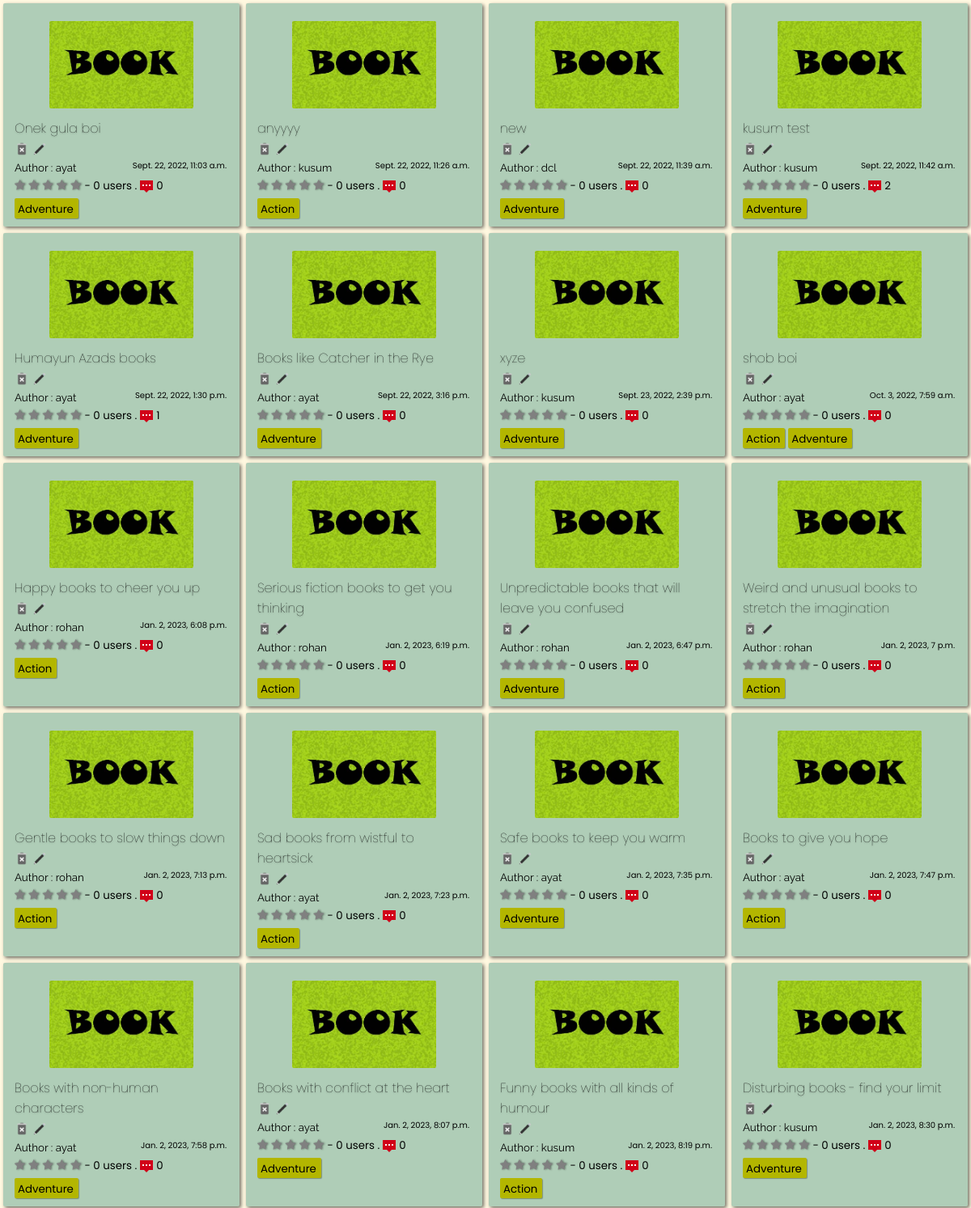
Before: /home/book/ (upper part) with the older database file.
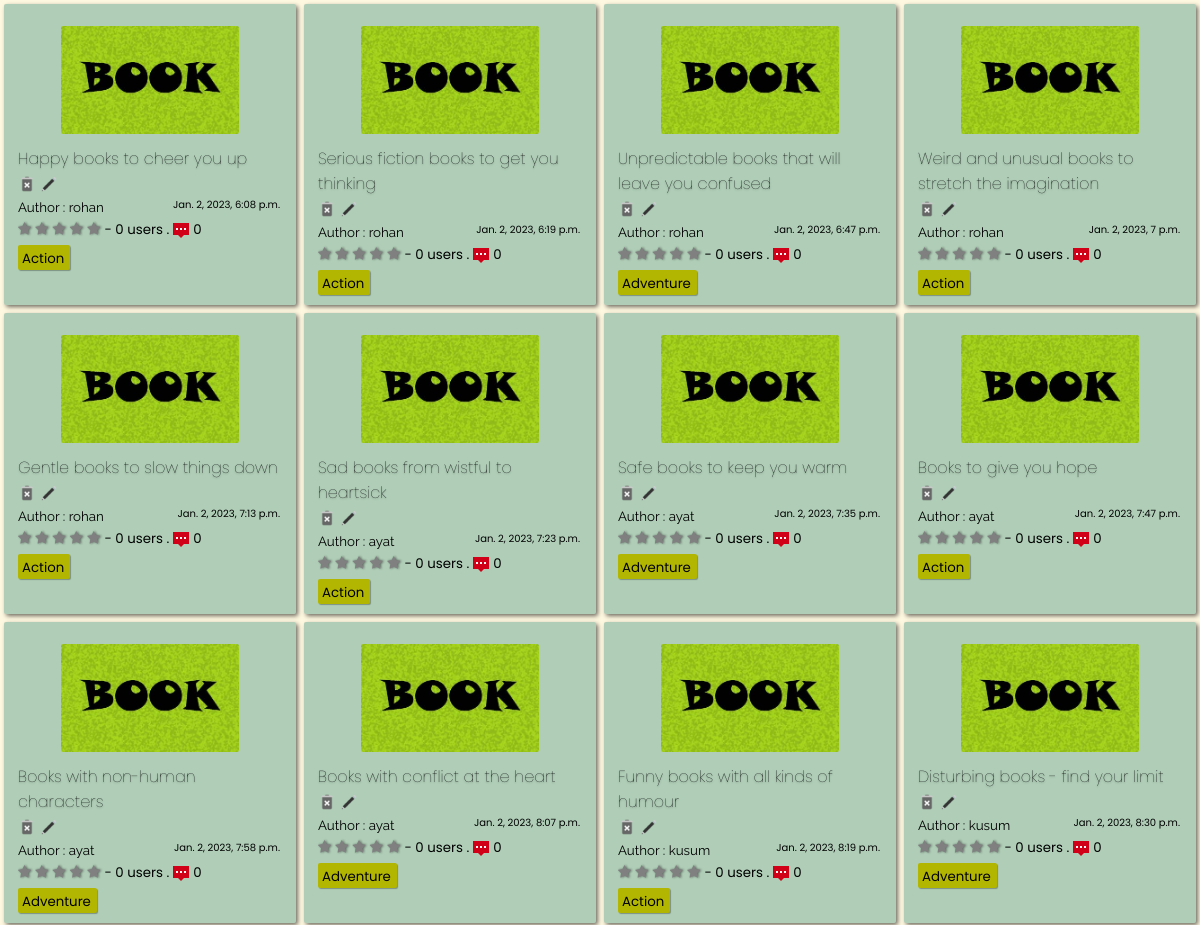
After: the same page with the newer database file.
### app/models.py (models this page shows, shortened)
class BookList(models.Model):
    title = models.CharField(max_length=120)
    creator = models.ForeignKey(User,on_delete=models.SET_NULL,blank=True, null=True)
    genre = models.ManyToManyField('BookGenre',blank=True)
    posted = models.DateTimeField(auto_now_add=True)
    content = RichTextField(null=True,default=' ')
    type = models.CharField(max_length=10,default="book")
    spoiler_choices = [(False, 'No'),(True, 'Yes')]
    spoiler = models.BooleanField(default=False,null=True, choices = spoiler_choices)
    slug = models.SlugField(max_length= 300,null=True, blank = True, unique=True)
    def average_rating(self) -> float:
        return BookStarr.objects.filter(list=self).aggregate(Avg("rate"))["rate__avg"] or 0
    def count_rating(self):
        return BookStarr.objects.filter(list=self).count()
    def count_comments(self):
        return BookReview.objects.filter(BookList=self).count()

class BookGenre(models.Model):
    name = models.CharField(max_length=150)
    def __str__(self):
        return self.name

### app/views.py (the view)
# urls.py: path('book/',views.book, name='book'),
def book(request,query=None):
    if not query:
        qs = BookList.objects.all()
    else:
        qs = BookList.objects.filter(genre__name__icontains=query)
    return render(request, 'app/book.html', {'query': qs, 'result' : query} )

### templates/app/book.html (shortened to what this page needs)
{% extends "index.html" %}
{% load static %}
{% block content %}
<section>
    <div class="contain-sec" id="contain-sec4">
      {% for film in query %}
      <div class="elements">
        <div class="thumb">
          <img src="{% static 'app/images/book-poster.jpg' %}" width="100px" />
        </div>
        <div class="Title">
          <a href="{% url 'app:booklist_detail' film.slug %}"><h4 class="tit"  id="tit">{{film.title}}</h4></a>
          {% if user.id == film.creator.id %}
          <a href="{% url 'app:delete_book' film.slug %}"><img src ="{% static 'app/images/delete.png' %}"></a>
          <a href="{% url 'app:update_booklist' film.slug %}"><img src ="{% static 'app/images/edit.png' %}"></a>
          {% else %}
          <img src ="{% static 'app/images/delete-dis.png' %}">
          <img src ="{% static 'app/images/edit-dis.png' %}">
          {% endif %}
        </div>
        <div class="Author">
          <small>Author : {{film.creator.username}}<span>{{film.posted}}</span></small>
        </div>
        <div class="rating">
          <span class="star-headline">
            <span class="fa fa-star {% if film.average_rating > 0 %} checked {% endif %}"></span>
            <span class="fa fa-star {% if film.average_rating > 1 %} checked {% endif %}"></span>
            <span class="fa fa-star {% if film.average_rating > 2 %} checked {% endif %}"></span>
            <span class="fa fa-star {% if film.average_rating > 3 %} checked {% endif %}" ></span>
            <span class="fa fa-star {% if film.average_rating > 4 %} checked {% endif %}"></span>
          </span>
          <small> - {{film.count_rating}} users .<img class="comments_count" src="{% static 'app/images/comments.png' %}">{{film.count_comments}}</small>
        </div>
          {% for tag in film.genre.all %}
          <div class="Genre">
            <a href="{% url 'app:book' query=tag %}">
              <small>{{ tag }}</small>
            </a>
          </div>
            {% empty %}
            No tags!
          {% endfor %}
      </div>
      {% endfor %}
    </div>
  </section>
{% endblock content %}

Changed rows visible on the page:
removed BookList: title "Onek gula boi", creator.username "ayat", posted "Sept. 22, 2022, 11:03 a.m.", count_rating "0", count_comments "0", BookGenre (name "Adventure")
removed BookList: title "anyyyy", creator.username "kusum", posted "Sept. 22, 2022, 11:26 a.m.", count_rating "0", count_comments "0", BookGenre (name "Action")
removed BookList: title "new", creator.username "dcl", posted "Sept. 22, 2022, 11:39 a.m.", count_rating "0", count_comments "0", BookGenre (name "Adventure")
removed BookList: title "kusum test", creator.username "kusum", posted "Sept. 22, 2022, 11:42 a.m.", count_rating "0", count_comments "2", BookGenre (name "Adventure")
removed BookList: title "Humayun Azads books", creator.username "ayat", posted "Sept. 22, 2022, 1:30 p.m.", count_rating "0", count_comments "1", BookGenre (name "Adventure")
removed BookList: title "Books like Catcher in the Rye", creator.username "ayat", posted "Sept. 22, 2022, 3:16 p.m.", count_rating "0", count_comments "0", BookGenre (name "Adventure")
removed BookList: title "xyze", creator.username "kusum", posted "Sept. 23, 2022, 2:39 p.m.", count_rating "0", count_comments "0", BookGenre (name "Adventure")
removed BookList: title "shob boi", creator.username "ayat", posted "Oct. 3, 2022, 7:59 a.m.", count_rating "0", count_comments "0", BookGenre (name "Action"), BookGenre (name "Adventure")
